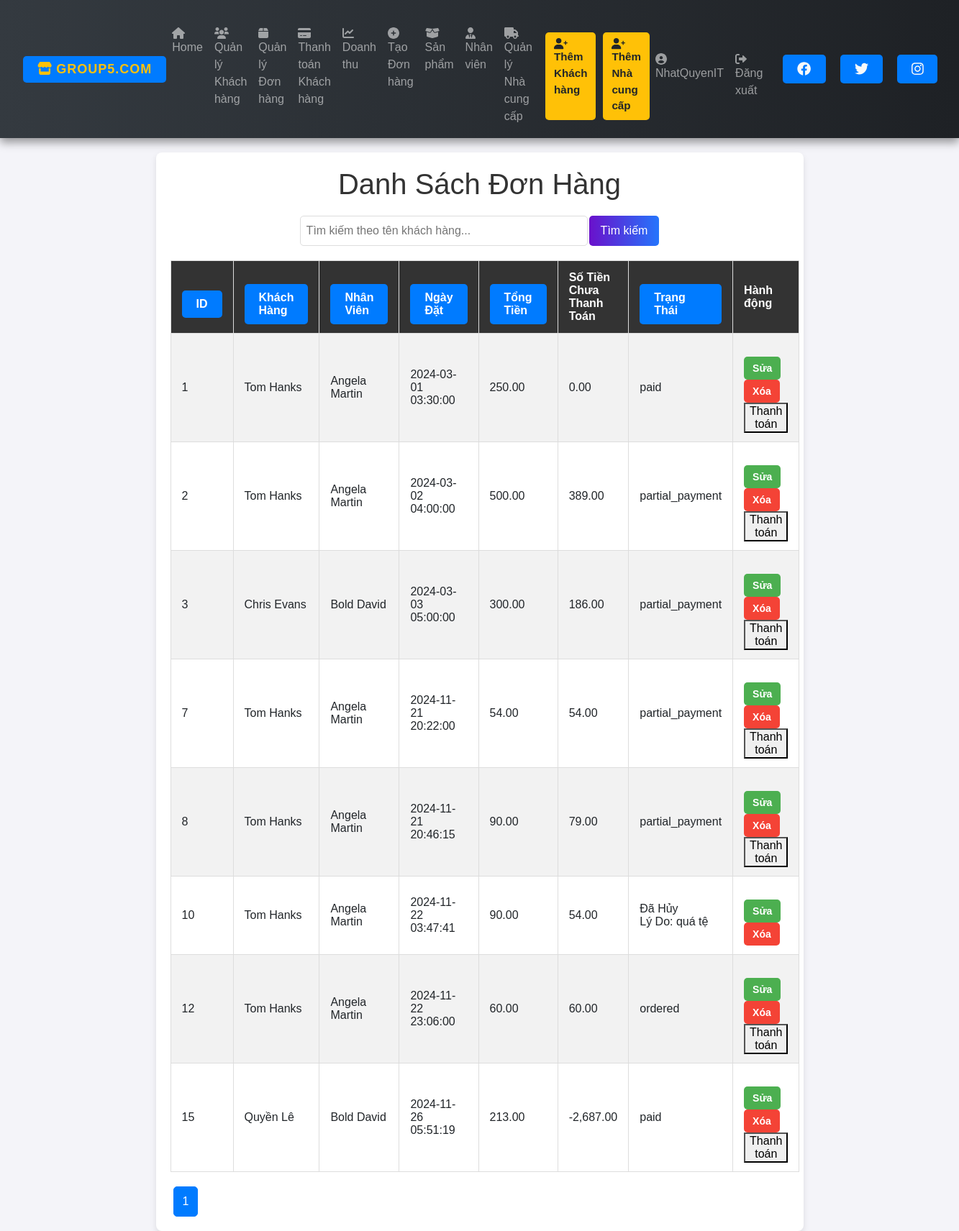
/orders.php (signed in), run on the app's committed database.
### tables this page shows
CREATE TABLE `orders` (
  `OCode` int(11) NOT NULL,
  `TotalPrice` decimal(10,2) DEFAULT NULL,
  `OrderTime` timestamp NOT NULL DEFAULT current_timestamp(),
  `Status` varchar(50) DEFAULT NULL,
  `HandleTime` timestamp NULL DEFAULT NULL,
  `ECode` int(11) DEFAULT NULL,
  `CusId` int(11) DEFAULT NULL,
  `Cancellation_Reason` varchar(255) DEFAULT NULL
);

CREATE TABLE `customer` (
  `CusId` int(11) NOT NULL,
  `Fname` varchar(100) DEFAULT NULL,
  `Lname` varchar(100) DEFAULT NULL,
  `Phone` varchar(15) DEFAULT NULL,
  `Address` varchar(200) DEFAULT NULL,
  `Dept` decimal(10,2) DEFAULT NULL,
  `ECode` int(11) DEFAULT NULL
);

CREATE TABLE `employee` (
  `ECode` int(11) NOT NULL,
  `Fname` varchar(100) DEFAULT NULL,
  `Lname` varchar(100) DEFAULT NULL,
  `Gender` varchar(10) DEFAULT NULL,
  `Address` varchar(200) DEFAULT NULL,
  `Phone` varchar(15) DEFAULT NULL,
  `Role` varchar(50) DEFAULT NULL
);

### orders.php (the view, shortened to what this page needs)
<?php
require 'connect.php';
include 'nav.php';
$query = isset($_GET['query']) ? $_GET['query'] : '';
$order_by = isset($_GET['order_by']) ? $_GET['order_by'] : 'OCode';
$order_dir = isset($_GET['order_dir']) && $_GET['order_dir'] === 'desc' ? 'desc' : 'asc';
$limit = 10;
$page = isset($_GET['page']) ? (int)$_GET['page'] : 1;
$offset = ($page - 1) * $limit;
$sql = "SELECT orders.*,
               customer.Fname AS customer_fname, customer.Lname AS customer_lname,
               employee.Fname AS emp_fname, employee.Lname AS emp_lname,
               COALESCE(orders.TotalPrice - (SELECT SUM(Amount) FROM customer_partialpayments WHERE OCode = orders.OCode), orders.TotalPrice) AS RemainingBalance
        FROM orders
        JOIN customer ON orders.CusId = customer.CusId
        JOIN employee ON orders.ECode = employee.ECode
        WHERE customer.Fname LIKE :query OR customer.Lname LIKE :query
        ORDER BY $order_by $order_dir
        LIMIT :limit OFFSET :offset";
$stmt = $conn->prepare($sql);
$stmt->bindValue(':query', "%$query%", PDO::PARAM_STR);
$stmt->bindValue(':limit', $limit, PDO::PARAM_INT);
$stmt->bindValue(':offset', $offset, PDO::PARAM_INT);
$stmt->execute();
$orders = $stmt->fetchAll(PDO::FETCH_ASSOC);
$total_stmt = $conn->prepare("SELECT COUNT(*) FROM orders JOIN customer ON orders.CusId = customer.CusId WHERE customer.Fname LIKE :query OR customer.Lname LIKE :query");
$total_stmt->execute([':query' => "%$query%"]);
$total_rows = $total_stmt->fetchColumn();
$total_pages = ceil($total_rows / $limit);
$new_order_dir = $order_dir === 'asc' ? 'desc' : 'asc';
?>
<!DOCTYPE html>
<html lang="vi">
<head>
    <link rel="stylesheet" href="styles.css">
    <link rel="stylesheet" href="orders.css">
</head>
<body>
    <div class="container">
        <h1>Danh Sách Đơn Hàng</h1>
        <form method="GET" action="orders.php" class="search-bar">
            <input type="text" name="query" placeholder="Tìm kiếm theo tên khách hàng..." value="<?= htmlspecialchars($query) ?>">
            <button type="submit">Tìm kiếm</button>
        </form>
        <table>
            <tr>
                <th><a href="?query=<?= htmlspecialchars($query) ?>&order_by=OCode&order_dir=<?= $new_order_dir ?>">ID</a></th>
                <th><a href="?query=<?= htmlspecialchars($query) ?>&order_by=customer_fname&order_dir=<?= $new_order_dir ?>">Khách Hàng</a></th>
                <th><a href="?query=<?= htmlspecialchars($query) ?>&order_by=emp_fname&order_dir=<?= $new_order_dir ?>">Nhân Viên</a></th>
                <th><a href="?query=<?= htmlspecialchars($query) ?>&order_by=OrderTime&order_dir=<?= $new_order_dir ?>">Ngày Đặt</a></th>
                <th><a href="?query=<?= htmlspecialchars($query) ?>&order_by=TotalPrice&order_dir=<?= $new_order_dir ?>">Tổng Tiền</a></th>
                <th>Số Tiền Chưa Thanh Toán</th>
                <th><a href="?query=<?= htmlspecialchars($query) ?>&order_by=Status&order_dir=<?= $new_order_dir ?>">Trạng Thái</a></th>
                <th>Hành động</th>
            </tr>
            <?php if (!empty($orders)): ?>
                <?php foreach ($orders as $order): ?>
                <tr>
                    <td><?= $order['OCode']; ?></td>
                    <td><?= htmlspecialchars($order['customer_fname'] . " " . $order['customer_lname']); ?></td>
                    <td><?= htmlspecialchars($order['emp_fname'] . " " . $order['emp_lname']); ?></td>
                    <td><?= htmlspecialchars($order['OrderTime']); ?></td>
<td><?= htmlspecialchars(number_format($order['TotalPrice'], 2)); ?></td>
                    <td><?= htmlspecialchars(number_format($order['RemainingBalance'], 2)); ?></td>
                    <td>
                        <?= $order['Status'] === 'cancelled'
                            ? '<span class="status-cancelled">Đã Hủy</span><br>Lý Do: ' . htmlspecialchars($order['Cancellation_Reason'])
                            : htmlspecialchars($order['Status']);
                        ?>
                    </td>
                    <td class="action-buttons">
                        <a href="edit_order.php?id=<?= $order['OCode']; ?>" class="edit-btn">Sửa</a>
                        <button type="button" onclick="openDeleteModal(<?= $order['OCode']; ?>)" class="delete-btn">Xóa</button>
                        <?php if ($order['Status'] !== 'completed' && $order['Status'] !== 'cancelled'): ?>
                            <button type="button" onclick="openPaymentModal(<?= $order['OCode']; ?>, <?= $order['RemainingBalance']; ?>)" class="pay-btn">Thanh toán</button>
                        <?php endif; ?>
                    </td>
                </tr>
                <?php endforeach; ?>
            <?php else: ?>
                <tr>
                    <td colspan="8" style="text-align: center;">Không tìm thấy đơn hàng nào.</td>
                </tr>
            <?php endif; ?>
        </table>
        <div class="pagination">
            <?php for ($i = 1; $i <= $total_pages; $i++): ?>
                <a href="?query=<?= htmlspecialchars($query) ?>&order_by=<?= htmlspecialchars($order_by) ?>&order_dir=<?= htmlspecialchars($order_dir) ?>&page=<?= $i ?>" class="<?= ($i == $page) ? 'active' : '' ?>"><?= $i ?></a>
            <?php endfor; ?>
        </div>
    </div>
</body>
</html>

### styles.css (style rules this page uses)
body { font-family: Arial, sans-serif; background-color: #f4f4f4; margin: 0; padding: 0; }
h1, h2 { color: #333; }
.container { width: 80%; margin: 0 auto; background-color: #fff; padding: 20px; box-shadow: 0 0 10px rgba(0, 0, 0, 0.1); margin-top: 20px; }
table { width: 100%; border-collapse: collapse; margin-top: 20px; }
table, th, td { border: 1px solid #ddd; }
th, td { padding: 10px; text-align: left; }
th { background-color: #f2f2f2; }
a { display: inline-block; margin-top: 20px; padding: 10px 20px; background-color: #007bff; color: #fff; text-decoration: none; border-radius: 5px; }

### orders.css (style rules this page uses)
body { font-family: Arial, sans-serif; background: #f4f4f9; display: flex; flex-direction: column; }
.container { max-width: 900px; width: 100%; background: #fff; padding: 20px; border-radius: 8px; box-shadow: 0px 4px 8px rgba(0, 0, 0, 0.1); }
h1 { color: #333; text-align: center; margin-bottom: 20px; }
.search-bar { display: flex; justify-content: center; margin-bottom: 20px; }
.search-bar input[type="text"] { padding: 8px; width: 100%; max-width: 400px; border: 1px solid #ddd; border-radius: 5px; outline: none; }
.search-bar button { background: linear-gradient(to right, #6a11cb, #2575fc); color: white; border: none; padding: 8px 16px; margin-left: 2px; cursor: pointer; border-radius: 5px; transition: background-color 0.3s, transform 0.2s; }
table { width: 100%; border-collapse: collapse; margin-bottom: 20px; }
th, td { padding: 12px 15px; text-align: left; }
th { background-color: #333; color: white; cursor: pointer; }
th a { text-decoration: none; color: white; }
tr:nth-child(even) { background-color: #f2f2f2; }
.action-buttons .edit-btn, .action-buttons .delete-btn { padding: 8px 12px; border-radius: 5px; text-decoration: none; color: white; font-size: 14px; font-weight: bold; display: inline-block; transition: background-color 0.3s ease, transform 0.2s ease; }
.action-buttons .edit-btn { background-color: #4CAF50; }
.action-buttons .delete-btn { background-color: #f44336; border: none; cursor: pointer; }
.pagination { display: flex; }
.pagination a { color: #333; padding: 8px 12px; margin: 0 4px; border-radius: 5px; border: 1px solid #ddd; text-decoration: none; transition: 0.3s; }
.pagination a.active { background-color: #007bff; color: white; border: 1px solid #007bff; }

### data on the page
orders: OCode "1", CusId.Lname "Tom Hanks", ECode.Lname "Angela Martin", OrderTime "2024-03-01 03:30:00", TotalPrice "250.00", RemainingBalance "0.00", Status "paid"
orders: OCode "2", CusId.Lname "Tom Hanks", ECode.Lname "Angela Martin", OrderTime "2024-03-02 04:00:00", TotalPrice "500.00", RemainingBalance "389.00", Status "partial_payment"
orders: OCode "3", CusId.Lname "Chris Evans", ECode.Lname "Bold David", OrderTime "2024-03-03 05:00:00", TotalPrice "300.00", RemainingBalance "186.00", Status "partial_payment"
orders: OCode "7", CusId.Lname "Tom Hanks", ECode.Lname "Angela Martin", OrderTime "2024-11-21 20:22:00", TotalPrice "54.00", RemainingBalance "54.00", Status "partial_payment"
orders: OCode "8", CusId.Lname "Tom Hanks", ECode.Lname "Angela Martin", OrderTime "2024-11-21 20:46:15", TotalPrice "90.00", RemainingBalance "79.00", Status "partial_payment"
orders: OCode "10", CusId.Lname "Tom Hanks", ECode.Lname "Angela Martin", OrderTime "2024-11-22 03:47:41", TotalPrice "90.00", RemainingBalance "54.00", Cancellation_Reason "quá tệ"
orders: OCode "12", CusId.Lname "Tom Hanks", ECode.Lname "Angela Martin", OrderTime "2024-11-22 23:06:00", TotalPrice "60.00", RemainingBalance "60.00", Status "ordered"
orders: OCode "15", CusId.Lname "Quyền Lê", ECode.Lname "Bold David", OrderTime "2024-11-26 05:51:19", TotalPrice "213.00", RemainingBalance "-2,687.00", Status "paid"

### other printed values
$_SESSION['username'] "NhatQuyenIT"
